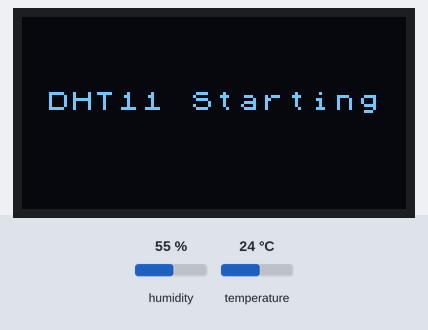
A sketch run on a simulated Arduino Uno, built with avr-gcc and run on an emulated ATmega328P. Parts: 128×64 one-colour display. Inputs (shaded band) come from the test bench; at power-on: humidity 55 %, temperature 24 °C. What the sketch prints to the serial monitor is not drawn.

Above: at 0.1 s.
At 1.2 s:
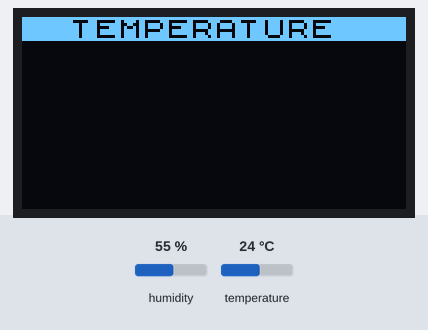
At 6.08 s:
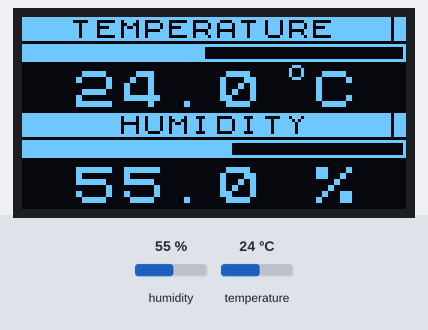
At 10.72 s:
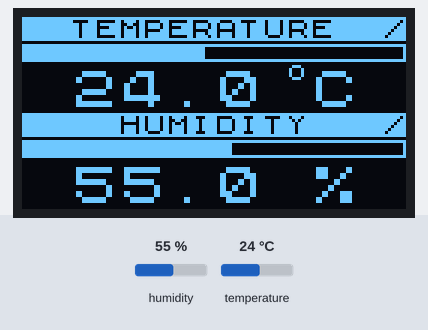
At 20.48 s:
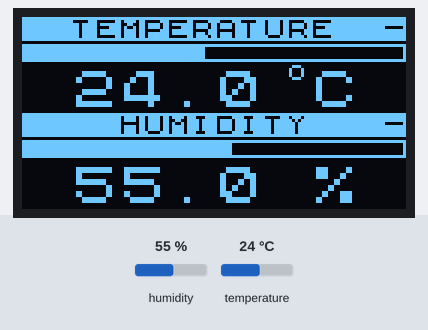
At 39.85 s:
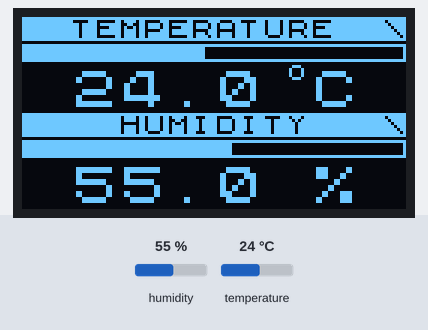

Measured:
- what the display in image 0 shows lasts 1.0 s, from 0.1 s to 1.1 s

The sketch:

1029-u8x8.ino
```cpp
// DHT11 溫濕度感測器 + SSD1306 128x64 OLED (U8x8 API) — 動態效果版
//
// 畫面配置 (U8x8 = 16 欄 x 8 列，每格 8x8 像素)
//   第 0 列    : [ TEMPERATURE  ⟳]  反白標題 + 右上角旋轉指示器
//   第 1 列    : ██████░░░░░░░░░░   溫度長條圖 (0~50°C)
//   第 2~3 列  :   25.0 °C      ↑   2x2 放大字 + 趨勢箭頭
//   第 4 列    : [   HUMIDITY   ⟳]  反白標題 + 旋轉指示器
//   第 5 列    : ████████░░░░░░░░   濕度長條圖 (0~100%)
//   第 6~7 列  :   60.0 %       ↓   2x2 放大字 + 趨勢箭頭
//
// 動態效果:
//   1. 數字滾動：數值從舊值逐步「跑」到新值 (開機時從 0 往上數)
//   2. 長條圖：跟著數字一起平滑伸縮
//   3. 趨勢箭頭：上升 ↑ / 下降 ↓，數字滾動期間會閃爍
//   4. 旋轉指示器：標題右側 | / - \ 持續轉動，表示程式運作中
//
// 接線 (Arduino UNO):
//   OLED SDA -> A4, SCL -> A5, VCC -> 5V, GND -> GND
//   DHT11 DATA -> D8
//
// 需要的函式庫:
// - U8g2 (含 U8x8): https://github.com/olikraus/u8g2
// - DHT Sensor Library: https://github.com/adafruit/DHT-sensor-library
// - Adafruit Unified Sensor Lib: https://github.com/adafruit/Adafruit_Sensor

#include <Arduino.h>
#include <U8x8lib.h>
#include <Wire.h>
#include <Adafruit_Sensor.h>
#include <DHT.h>
#include <DHT_U.h>

#define DHTPIN 8          // DHT 感測器資料腳接 D8
#define DHTTYPE DHT11     // 感測器型號 DHT11
//#define DHTTYPE DHT22   // DHT 22 (AM2302)

#define FRAME_MS   40     // 動畫每格間隔 (毫秒)，約 25 FPS
#define TEMP_MAX   50.0   // 溫度長條圖滿格值 (DHT11 量測上限 50°C)
#define HUMI_MAX   100.0  // 濕度長條圖滿格值

DHT_Unified dht(DHTPIN, DHTTYPE);

// SSD1306 128x64 OLED，硬體 I2C (A4/A5)
U8X8_SSD1306_128X64_NONAME_HW_I2C u8x8(/* reset=*/ U8X8_PIN_NONE);
// 若畫面異常可改用軟體 I2C:
//U8X8_SSD1306_128X64_NONAME_SW_I2C u8x8(/* clock=*/ SCL, /* data=*/ SDA, /* reset=*/ U8X8_PIN_NONE);

// ---- 自訂圖塊 (8x8，每個 byte 為一直行，LSB 在上方) ----
uint8_t degreeTile[8] = {0x00, 0x0E, 0x11, 0x11, 0x11, 0x0E, 0x00, 0x00}; // °
uint8_t upTile[8]     = {0x00, 0x08, 0x0C, 0xFE, 0x0C, 0x08, 0x00, 0x00}; // ↑
uint8_t downTile[8]   = {0x00, 0x10, 0x30, 0x7F, 0x30, 0x10, 0x00, 0x00}; // ↓
uint8_t blankTile[8]  = {0, 0, 0, 0, 0, 0, 0, 0};

// ---- 狀態變數 ----
uint32_t delayMS;                 // 感測器讀取間隔
unsigned long lastRead = 0;       // 上次讀取時間
unsigned long lastFrame = 0;      // 上次動畫更新時間
uint16_t frameCount = 0;          // 動畫格數計數

float tgtT = 0, tgtH = 0;         // 目標值 (感測器最新讀數)
float dspT = 0, dspH = 0;         // 目前畫面顯示值 (動畫中逐步接近目標)
bool  okT = false, okH = false;   // 讀數是否有效
bool  firstRead = true;
int8_t trendT = 0, trendH = 0;    // 趨勢：1 上升 / -1 下降 / 0 持平

// 用來避免重複繪製 (減少 I2C 傳輸、畫面不閃)
int  shownT = -32768, shownH = -32768;  // 已顯示數值 (x10 整數)
int  barPxT = -1, barPxH = -1;          // 已顯示長條像素
int8_t arrowStT = -2, arrowStH = -2;    // 已顯示箭頭狀態

// 讓 cur 平滑接近 tgt：差距大時走快，差距小時至少走 0.1
float approach(float cur, float tgt) {
  float d = tgt - cur;
  if (fabs(d) < 0.05) return tgt;
  float step = d / 6.0;
  if (fabs(step) < 0.1) step = (d > 0) ? 0.1 : -0.1;
  return cur + step;
}

// 繪製 2x2 大數字 (只有數值改變時才重畫)
void drawValue(uint8_t row, float val, bool ok, int &shown) {
  int v10 = ok ? (int)round(val * 10) : -32767;  // -32767 代表錯誤
  if (v10 == shown) return;
  shown = v10;
  if (!ok) {
    u8x8.draw2x2String(2, row, "----");
  } else {
    char buf[8];
    dtostrf(val, 4, 1, buf);   // 固定 4 字寬，例如 "25.0"
    u8x8.draw2x2String(2, row, buf);
  }
}

// 繪製長條圖 (整列 16 格 = 128 像素)
void drawBar(uint8_t row, float val, float maxV, bool ok, int &lastPx) {
  int px = ok ? (int)(constrain(val / maxV, 0.0, 1.0) * 128) : 0;
  if (px == lastPx) return;
  lastPx = px;

  uint8_t buf[128];
  for (int i = 0; i < 128; i++) {
    if (i == 0 || i == 127)  buf[i] = 0x7E;  // 左右邊框
    else if (i < px)         buf[i] = 0x7E;  // 已填滿：實心
    else                     buf[i] = 0x42;  // 未填滿：只有上下框線
  }
  u8x8.drawTile(0, row, 16, buf);
}

// 繪製趨勢箭頭；動畫進行中 (dsp != tgt) 會閃爍
void drawArrow(uint8_t row, int8_t trend, bool animating, int8_t &lastSt) {
  int8_t st = trend;
  if (animating && ((frameCount / 5) % 2)) st = 0;   // 閃爍：每 5 格切換
  if (st == lastSt) return;
  lastSt = st;
  if (st > 0)      u8x8.drawTile(15, row, 1, upTile);
  else if (st < 0) u8x8.drawTile(15, row, 1, downTile);
  else             u8x8.drawTile(15, row, 1, blankTile);
}

// 標題右側旋轉指示器 | / - \ .
void drawSpinner() {
  static const char spin[] = "|/-\\";
  if (frameCount % 4) return;                 // 每 4 格轉一次
  char c[2] = { spin[(frameCount / 4) % 4], 0 };
  u8x8.setInverseFont(1);
  u8x8.drawString(15, 0, c);
  u8x8.drawString(15, 4, c);
  u8x8.setInverseFont(0);
}

// 畫出固定的標題與單位符號
void drawLayout() {
  u8x8.clear();
  u8x8.setFont(u8x8_font_chroma48medium8_r);

  u8x8.setInverseFont(1);
  u8x8.drawString(0, 0, "  TEMPERATURE   ");
  u8x8.drawString(0, 4, "    HUMIDITY    ");
  u8x8.setInverseFont(0);

  u8x8.drawTile(11, 2, 1, degreeTile);   // °
  u8x8.draw2x2String(12, 2, "C");
  u8x8.draw2x2String(12, 6, "%");
}

// 讀取 DHT11，更新目標值與趨勢
void readSensor() {
  sensors_event_t event;

  dht.temperature().getEvent(&event);
  okT = !isnan(event.temperature);
  if (okT) {
    float t = event.temperature;
    if (!firstRead) trendT = (t > tgtT + 0.05) ? 1 : (t < tgtT - 0.05) ? -1 : 0;
    tgtT = t;
    Serial.print(F("Temperature: "));
    Serial.print(t);
    Serial.println(F(" C"));
  } else {
    Serial.println(F("Error reading temperature!"));
  }

  dht.humidity().getEvent(&event);
  okH = !isnan(event.relative_humidity);
  if (okH) {
    float h = event.relative_humidity;
    if (!firstRead) trendH = (h > tgtH + 0.05) ? 1 : (h < tgtH - 0.05) ? -1 : 0;
    tgtH = h;
    Serial.print(F("Humidity: "));
    Serial.print(h);
    Serial.println(F("%"));
  } else {
    Serial.println(F("Error reading humidity!"));
  }

  if (okT && okH) firstRead = false;
}

void setup() {
  Serial.begin(9600);
  dht.begin();

  u8x8.begin();
  u8x8.setPowerSave(0);
  u8x8.setFont(u8x8_font_chroma48medium8_r);
  u8x8.drawString(0, 3, " DHT11 Starting ");

  // 依感測器規格設定讀取間隔
  sensor_t sensor;
  dht.humidity().getSensor(&sensor);
  delayMS = sensor.min_delay / 1000;
  if (delayMS < 2000) delayMS = 2000;   // DHT11 建議至少間隔 1~2 秒

  delay(1000);
  drawLayout();
  lastRead = millis() - delayMS;        // 讓 loop 一開始就立即讀取
}

void loop() {
  unsigned long now = millis();

  // ---- 1. 定時讀取感測器 (非阻塞) ----
  if (now - lastRead >= delayMS) {
    lastRead = now;
    readSensor();
  }

  // ---- 2. 動畫更新 ----
  if (now - lastFrame >= FRAME_MS) {
    lastFrame = now;
    frameCount++;

    // 顯示值逐步接近目標值
    if (okT) dspT = approach(dspT, tgtT);
    if (okH) dspH = approach(dspH, tgtH);

    u8x8.setFont(u8x8_font_chroma48medium8_r);

    // 溫度區
    drawBar(1, dspT, TEMP_MAX, okT, barPxT);
    drawValue(2, dspT, okT, shownT);
    drawArrow(2, trendT, dspT != tgtT, arrowStT);

    // 濕度區
    drawBar(5, dspH, HUMI_MAX, okH, barPxH);
    drawValue(6, dspH, okH, shownH);
    drawArrow(6, trendH, dspH != tgtH, arrowStH);

    drawSpinner();
  }
}
```
